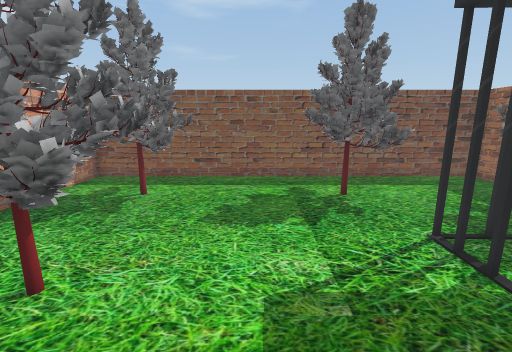
View 1 (above)

15 first-person views from a walk through a 3-D level made in the Unity game engine. The camera is 1.5 m above the floor, tilts 12° down and sees 90° across. The floor is counted in squares, 0.5 m on a side. Each view is taken from the middle of a square. On the plan, view 1 faces up. The plan holds only what a view shows up to about 19 squares ahead; the rest is blank. The player character is not drawn. Some animated figures are not drawn. Some surface patterns are stand-ins.

View 2
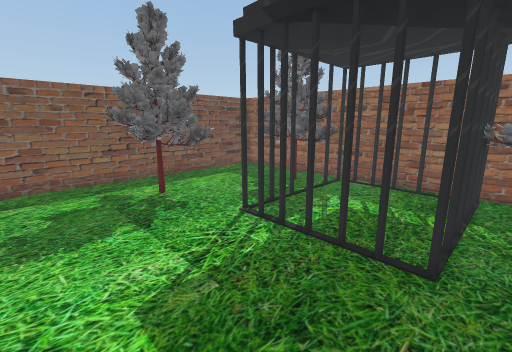

View 3
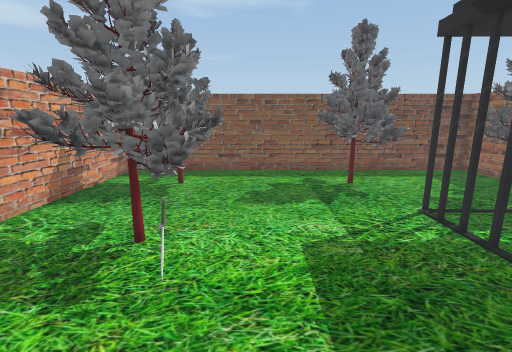

View 4
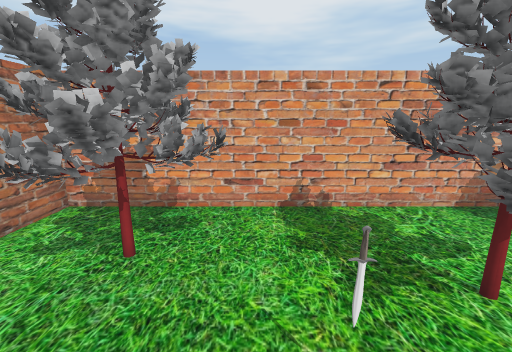

View 5
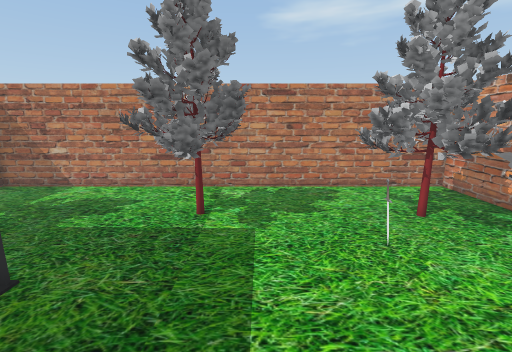

View 6
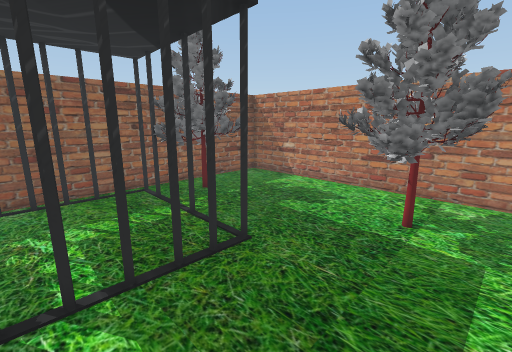

View 7
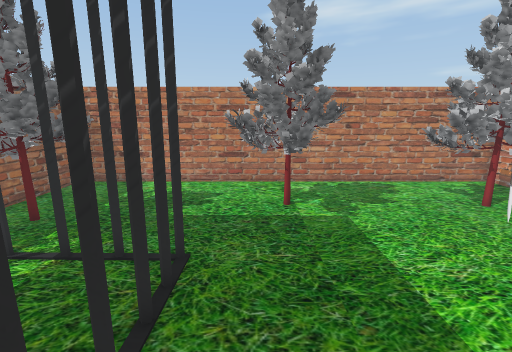

View 8
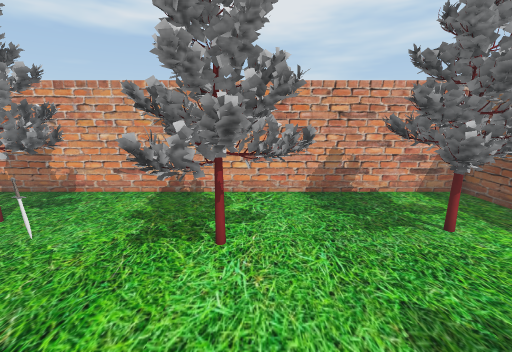

View 9
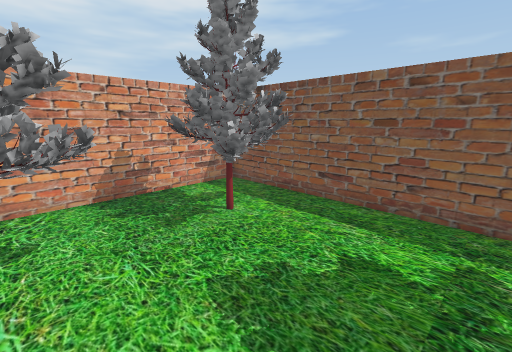

View 10
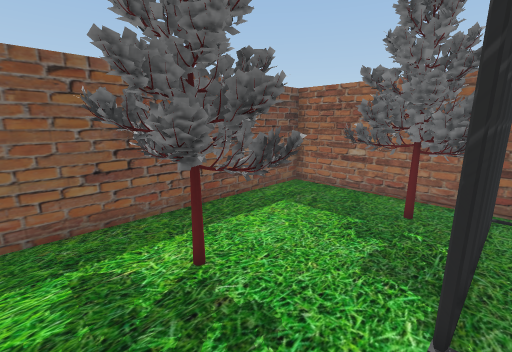

View 11
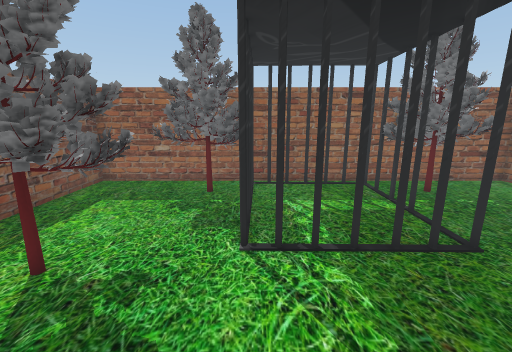

View 12
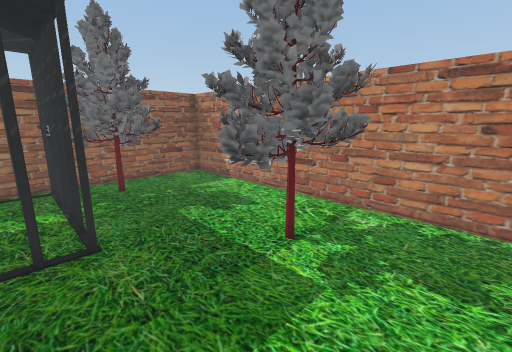

View 13
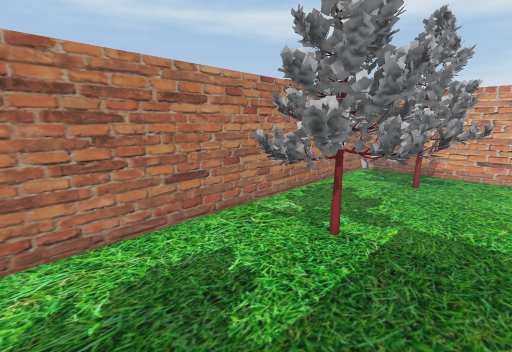

View 14
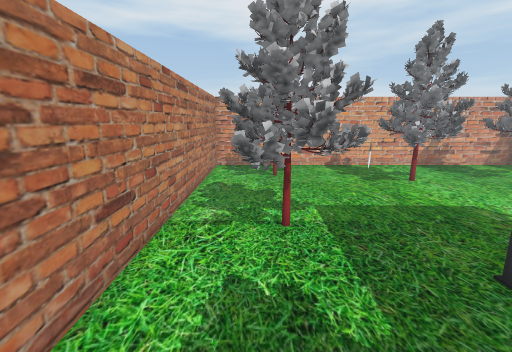

View 15
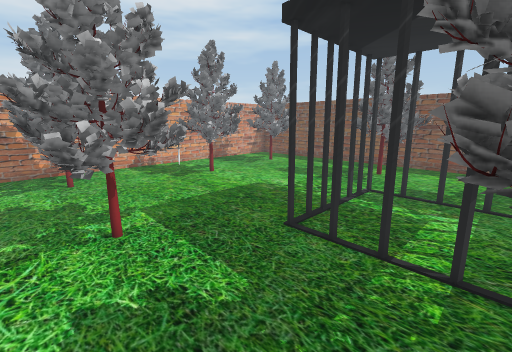

### Floor plan
Key: @ floor where view 1 was taken; # wall or solid block; x gap in a wall; . floor; T tree; O other object.
Columns run from 9 left of view 1 to 12 right of it. Each row starts with its distance up from view 1.
 14 ######################
 13 #... ........T.......#
 12 #.. TT.....TTT.......#
 11 #..TTTT....TTTTT.....#
 10 #..TTTT.....TTT...TT.#
  9 #..TTTT....TTTT..TTTT#
  8 #.................TTT#
  7 #................ TTT#
  6 #...TT........x..#T###
  5 #...TTTT......x.....##
  4 #...TTTT......x.....##
  3 #...TTTT......x.....##
  2 #.............x.....##
  1 #......O..........#T##
  0 #........@........TTT#
 -1 #..TT.....TT.....TTTT#
 -2 #.TTTTT..TTTTT....TTT#
 -3 #..TTTT...TTTT....TTT#
 -4 #.TTTT....TTTT.......#
 -5 #...T.....TTT........#
 -6 #....................#
 -7 ######################

Positions as (right, up) in squares from view 1, and headings:
1: (0, 0), facing up
2: (-1, 0), facing up-right
3: (-1, -2), facing up
4: (0, 0), facing left
5: (0, 5), facing down
6: (0, 5), facing down-right
7: (3, 6), facing down
8: (2, 5), facing left
9: (2, 5), facing up-left
10: (1, 6), facing up-right
11: (-1, 6), facing right
12: (-2, 2), facing down-right
13: (8, 0), facing down-left
14: (9, -4), facing left
15: (9, -5), facing up-left
